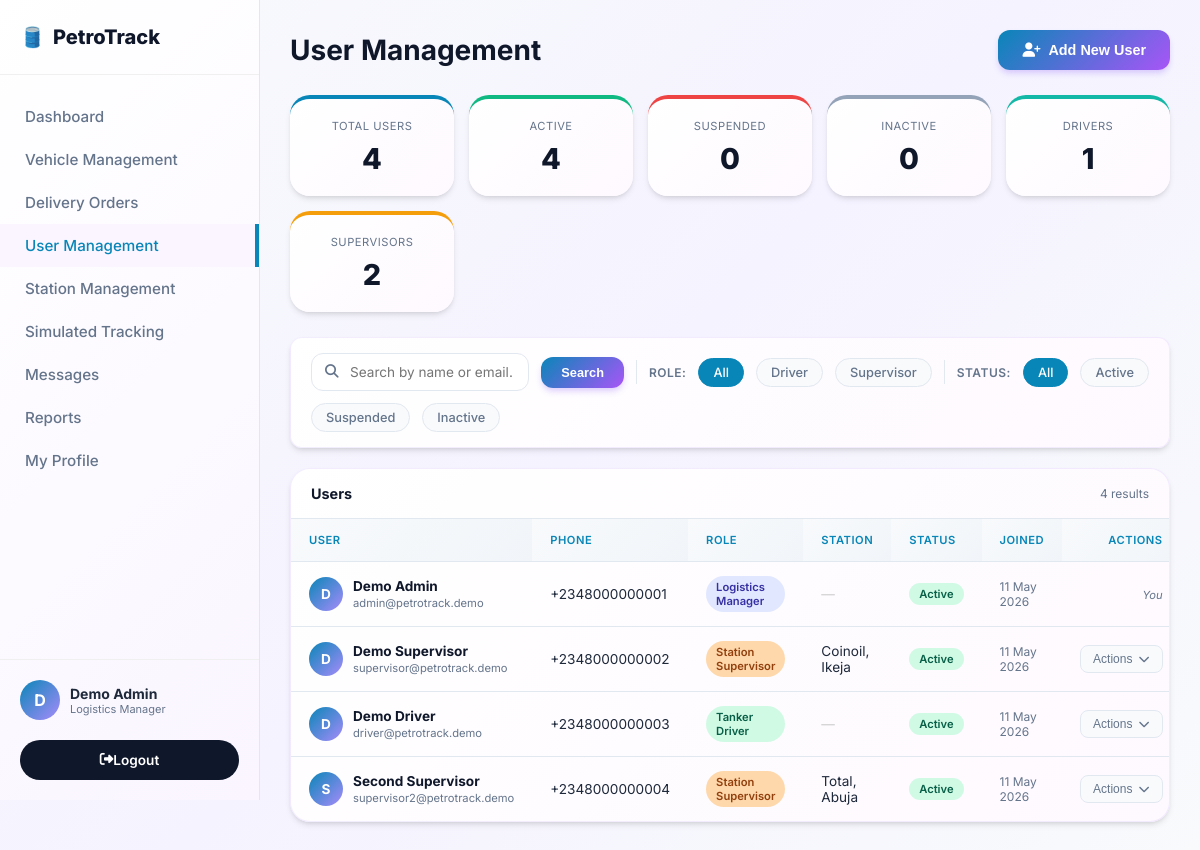
The page /user_management.php (signed in) on the database its author committed.
### tables this page shows
CREATE TABLE `users` (
  `id` int(11) NOT NULL,
  `name` varchar(100) NOT NULL,
  `email` varchar(100) NOT NULL,
  `phone` varchar(20) DEFAULT NULL,
  `password` varchar(255) NOT NULL,
  `role` enum('admin','driver','supervisor') NOT NULL,
  `status` enum('active','inactive','suspended') DEFAULT 'active',
  `status_reason` text DEFAULT NULL,
  `last_login` datetime DEFAULT NULL,
  `created_at` timestamp NOT NULL DEFAULT current_timestamp(),
  `updated_at` timestamp NOT NULL DEFAULT current_timestamp() ON UPDATE current_timestamp(),
  `station_id` int(11) DEFAULT NULL,
  `verification_pin` varchar(255) DEFAULT NULL,
  `security_question` varchar(255) DEFAULT NULL,
  `security_answer` varchar(255) DEFAULT NULL
);

CREATE TABLE `stations` (
  `id` int(11) NOT NULL,
  `name` varchar(100) DEFAULT NULL,
  `location` varchar(255) DEFAULT NULL,
  `created_at` timestamp NOT NULL DEFAULT current_timestamp()
);

### config/db_connect.php (called while the page is built, shortened)
<?php
function getRoleLabel($role) {
    $labels = [
        'admin'      => 'Logistics Manager',
        'driver'     => 'Tanker Driver',
        'supervisor' => 'Station Supervisor'
    ];
    return $labels[$role] ?? ucfirst($role);
}
?>

### user_management.php (the view, shortened to what this page needs)
<?php
include 'config/db_connect.php';
 $admin_name = 'Admin User';
if (isset($_SESSION['user_id'])) {
    $user_id = $_SESSION['user_id'];
    $stmt = $conn->prepare("SELECT name FROM users WHERE id = ?");
    $stmt->bind_param("i", $user_id);
    $stmt->execute();
    $res = $stmt->get_result();
    if ($data = $res->fetch_assoc()) $admin_name = $data['name'];
}
 $filter_role   = $_GET['role']   ?? '';
 $filter_status = $_GET['status'] ?? '';
 $search        = trim($_GET['search'] ?? '');
 $sql = "SELECT u.*, s.name as station_name
        FROM users u
        LEFT JOIN stations s ON u.station_id = s.id";
 $sql .= " ORDER BY u.created_at DESC";
 $result = $conn->query($sql);
 $total_users    = $conn->query("SELECT COUNT(*) as c FROM users")->fetch_assoc()['c'];
 $active_users   = $conn->query("SELECT COUNT(*) as c FROM users WHERE status = 'active'")->fetch_assoc()['c'];
 $suspended_users= $conn->query("SELECT COUNT(*) as c FROM users WHERE status = 'suspended'")->fetch_assoc()['c'];
 $inactive_users = $conn->query("SELECT COUNT(*) as c FROM users WHERE status = 'inactive'")->fetch_assoc()['c'];
 $driver_count   = $conn->query("SELECT COUNT(*) as c FROM users WHERE role = 'driver'")->fetch_assoc()['c'];
 $supervisor_count = $conn->query("SELECT COUNT(*) as c FROM users WHERE role = 'supervisor'")->fetch_assoc()['c'];
?>
<!DOCTYPE html>
<html lang="en">
<head>
    <link rel="stylesheet" href="https://cdnjs.cloudflare.com/ajax/libs/font-awesome/6.4.0/css/all.min.css">
</head>
<body>
<aside class="sidebar">
    <div class="sidebar-header">
        <a href="admin_dashboard.php" class="brand-logo"><span>🛢️</span> PetroTrack</a>
    </div>
    <ul class="nav-links">
        <li><a href="admin_dashboard.php"></i> Dashboard</a></li>
        <li><a href="vehicle_management.php"></i> Vehicle Management</a></li>
        <li><a href="delivery_management.php"></i> Delivery Orders</a></li>
        <li><a href="user_management.php" class="active"></i> User Management</a></li>
        <li><a href="station_management.php"></i> Station Management</a></li>
        <li><a href="tracking_map.php"></i> Simulated Tracking</a></li>
        <li><a href="messages.php"></i> Messages
        </a></li>
        <li><a href="reports.php"></i> Reports</a></li>
        <li><a href="profile.php"></i> My Profile</a></li>
    </ul>
    <div class="user-profile">
        <div class="avatar"><?php echo strtoupper(substr($admin_name, 0, 1)); ?></div>
        <div>
            <div style="font-weight:700;font-size:14px;"><?php echo htmlspecialchars($admin_name); ?></div>
            <div style="font-size:11px;color:var(--text-muted);"><?php echo getRoleLabel($_SESSION['role'] ?? ''); ?></div>
        </div>
    </div>
    <a href="logout.php" class="btn-logout"><i class="fas fa-sign-out-alt"></i> Logout</a>
</aside>
<main class="main-content">
    <div class="page-header">
        <h2><i  style="color: var(--primary);"></i> User Management</h2>
        <button class="btn-primary" onclick="openAddModal()">
            <i class="fas fa-user-plus"></i> Add New User
        </button>
    </div>
    <div class="stats-grid">
        <a href="user_management.php" class="stat-card purple">
            <div class="stat-title">Total Users</div>
            <div class="stat-value"><?php echo $total_users; ?></div>
        </a>
        <a href="user_management.php?status=active" class="stat-card green">
            <div class="stat-title">Active</div>
            <div class="stat-value"><?php echo $active_users; ?></div>
        </a>
        <a href="user_management.php?status=suspended" class="stat-card red">
            <div class="stat-title">Suspended</div>
            <div class="stat-value"><?php echo $suspended_users; ?></div>
        </a>
        <a href="user_management.php?status=inactive" class="stat-card gray">
            <div class="stat-title">Inactive</div>
            <div class="stat-value"><?php echo $inactive_users; ?></div>
        </a>
        <a href="user_management.php?role=driver" class="stat-card teal">
            <div class="stat-title">Drivers</div>
            <div class="stat-value"><?php echo $driver_count; ?></div>
        </a>
        <a href="user_management.php?role=supervisor" class="stat-card orange">
            <div class="stat-title">Supervisors</div>
            <div class="stat-value"><?php echo $supervisor_count; ?></div>
        </a>
    </div>
    <div class="toolbar">
        <form method="GET" action="user_management.php" style="display:contents;">
            <div class="search-box">
                <i class="fas fa-search"></i>
                <input type="text" name="search" placeholder="Search by name or email…" value="<?php echo htmlspecialchars($search); ?>">
            </div>
            <button type="submit" class="btn-primary" style="padding:8px 20px;font-size:0.8rem;">Search</button>
        </form>
        <span class="filter-label">Role:</span>
        <a href="user_management.php<?php echo ($filter_status ? '?status='.$filter_status : '') . ($search ? ($filter_status ? '&' : '?').'search='.$search : ''); ?>" class="filter-btn <?php echo !$filter_role ? 'active' : ''; ?>">All</a>
        <a href="user_management.php?role=driver<?php echo $filter_status ? '&status='.$filter_status : ''; ?>" class="filter-btn <?php echo $filter_role=='driver' ? 'active' : ''; ?>">Driver</a>
        <a href="user_management.php?role=supervisor<?php echo $filter_status ? '&status='.$filter_status : ''; ?>" class="filter-btn <?php echo $filter_role=='supervisor' ? 'active' : ''; ?>">Supervisor</a>
        <span class="filter-label">Status:</span>
        <a href="user_management.php<?php echo $filter_role ? '?role='.$filter_role : ''; ?>" class="filter-btn <?php echo !$filter_status ? 'active' : ''; ?>">All</a>
        <a href="user_management.php?status=active<?php echo $filter_role ? '&role='.$filter_role : ''; ?>" class="filter-btn <?php echo $filter_status=='active' ? 'active' : ''; ?>">Active</a>
        <a href="user_management.php?status=suspended<?php echo $filter_role ? '&role='.$filter_role : ''; ?>" class="filter-btn <?php echo $filter_status=='suspended' ? 'active' : ''; ?>">Suspended</a>
        <a href="user_management.php?status=inactive<?php echo $filter_role ? '&role='.$filter_role : ''; ?>" class="filter-btn <?php echo $filter_status=='inactive' ? 'active' : ''; ?>">Inactive</a>
    </div>
    <div class="table-container">
        <div class="table-header">
            <strong> </i> Users</strong>
            <span><?php echo $result->num_rows; ?> result<?php echo $result->num_rows != 1 ? 's' : ''; ?></span>
        </div>
        <table>
            <thead>
                <tr>
                    <th>User</th>
                    <th>Phone</th>
                    <th>Role</th>
                    <th>Station</th>
                    <th>Status</th>
                    <th>Joined</th>
                    <th style="text-align:right;">Actions</th>
                </tr>
            </thead>
            <tbody>
                <?php if ($result->num_rows > 0): ?>
                    <?php while ($row = $result->fetch_assoc()): ?>
                        <tr>
                            <td>
                                <div class="user-cell">
                                    <div class="user-avatar"><?php echo strtoupper(substr($row['name'], 0, 1)); ?></div>
                                    <div>
                                        <strong><?php echo htmlspecialchars($row['name']); ?></strong>
                                        <small><?php echo htmlspecialchars($row['email']); ?></small>
                                    </div>
                                </div>
                            </td>
                            <td><?php echo htmlspecialchars($row['phone'] ?? '—'); ?></td>
                            <td>
                                <span class="role-badge role-<?php echo $row['role']; ?>">
                                    <?php echo getRoleLabel($row['role']); ?>
                                </span>
                            </td>
                            <td><?php echo $row['station_name'] ? htmlspecialchars($row['station_name']) : '<span style="color:#ccc;">—</span>'; ?></td>
                            <td>
                                <span class="status-badge status-<?php echo $row['status']; ?>">
                                    <?php echo ucfirst($row['status']); ?>
                                </span>
                            </td>
                            <td style="color:var(--text-muted);font-size:0.75rem;"><?php echo date('d M Y', strtotime($row['created_at'])); ?></td>
                            <td style="text-align:right;" class="actions-cell">
                                <?php if ($row['id'] != $_SESSION['user_id']): ?>
                                    <button class="action-menu-btn" onclick="toggleMenu(this)">
                                        Actions <i class="fas fa-chevron-down" style="font-size:0.7rem;"></i>
                                    </button>
                                <?php else: ?>
                                    <span style="color:var(--text-muted);font-size:0.7rem;font-style:italic;">You</span>
                                <?php endif; ?>
                            </td>
                        </tr>
                    <?php endwhile; ?>
                <?php endif; ?>
            </tbody>
        </table>
    </div>
</main>
</body>
</html>

### rows shown on the page
users: name "D", name "Demo Admin", email "admin@petrotrack.demo", phone "+2348000000001", role "Logistics Manager", status "Active", created_at "11 May 2026", shows "You"
users: name "D", name "Demo Supervisor", email "supervisor@petrotrack.demo", phone "+2348000000002", role "Station Supervisor", station.name "Coinoil, Ikeja", status "Active", created_at "11 May 2026"
users: name "D", name "Demo Driver", email "driver@petrotrack.demo", phone "+2348000000003", role "Tanker Driver", status "Active", created_at "11 May 2026"
users: name "S", name "Second Supervisor", email "supervisor2@petrotrack.demo", phone "+2348000000004", role "Station Supervisor", station.name "Total, Abuja", status "Active", created_at "11 May 2026"

### other values the page prints
getRoleLabel($_SESSION['role'] ?? '') "Logistics Manager"
$total_users "4"
$active_users "4"
$suspended_users "0"
$inactive_users "0"
$driver_count "1"
$supervisor_count "2"
$result->num_rows "4"
